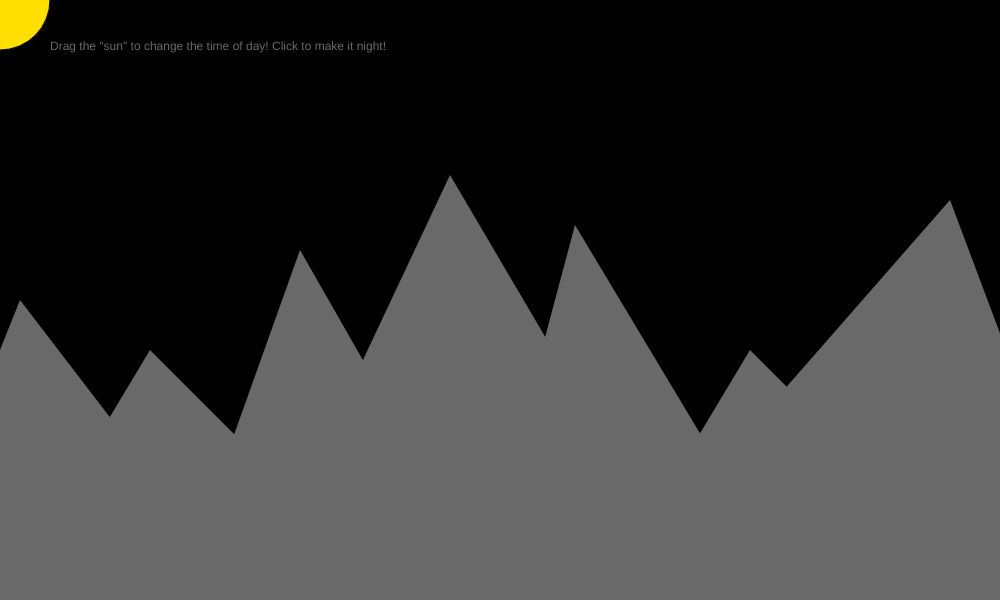
Frame 1 (no input)
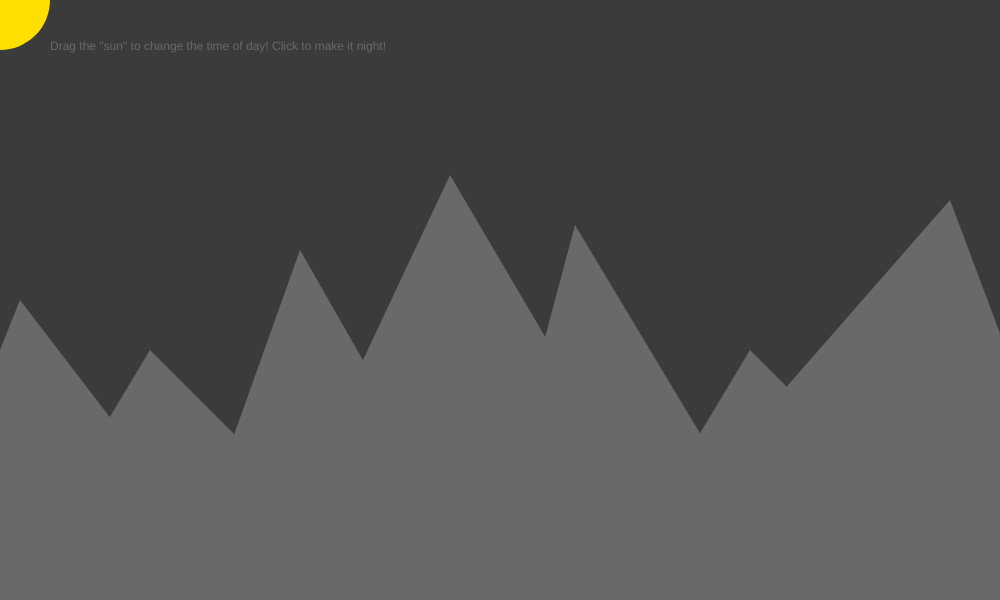
Frame 60 (no input)
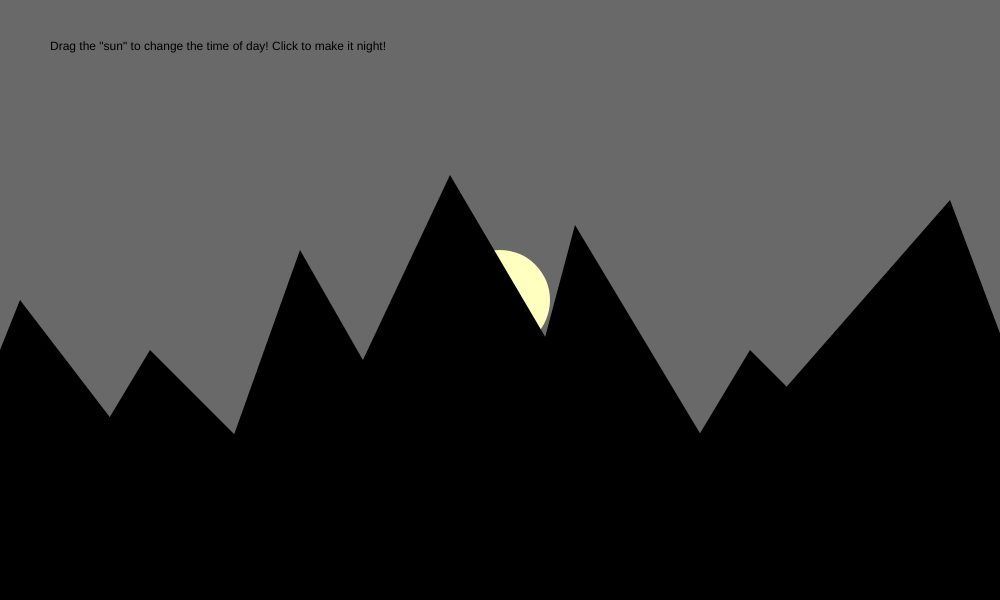
Frame 120 (the mouse pressed at the canvas centre since frame 60)

The p5.js sketch that drew these frames (run headless with seeded random() and noise() and a simulated clock; from frame 60 on, the mouse is pressed at the canvas centre):

// p5.js sketch
// ── sketch.js

// Setup code goes here
function setup() {
  createCanvas(1000, 600);
  noCursor();
 }

//Global variables for sky color
let r = 0;
let g = 0;
let b = 0;
let rx = 0;
let gx = 0;
let bx = 0;

//function that changes the color of the sky
function changeSky() {
  //light blue = (173, 216, 230)
  if(mouseX < 250 && r != 173) { 
  	rx = 173 - r;
  	if(rx <= 0) {
  		r = r - 1;
  	} else {
  		r = r + 1;
  	}
  }
  if(mouseX < 250 && g != 216) {
  	gx = 216 - g;
  	if(gx <= 0) {
  		g = g - 1;
  	} else {
  		g = g + 1;
  	}
  }
  if(mouseX < 250 && b != 230) {
  	bx = 230 - b;
  	if(gx <= 0) {
  		b = b - 1;
  	} else {
  		b = b + 1;
  	}
  }
  
  //sky blue = (0,191,255)
  if(mouseX > 250 && mouseX < 500 && r != 0) { 
  	rx = 0 - r;
  	if(rx <= 0) {
  		r = r - 1;
  	} else {
  		r = r + 1;
  	}
  }
  if(mouseX > 250 && mouseX < 500 && g != 191) {
  	gx = 191 - g;
  	if(gx <= 0) {
  		g = g - 1;
  	} else {
  		g = g + 1;
  	}
  }
  if(mouseX > 250 && mouseX < 500 && b != 255) {
  	bx = 255 - b;
  	if(bx <= 0) {
  		b = b - 1;
  	} else {
  		b = b + 1;
  	}
  }
  
  //orange = (255,165,0) 
  if(mouseX > 500 && mouseX < 750 && r != 255) { 
  	rx = 255 - r;
  	if(rx <= 0) {
  		r = r - 1;
  	} else {
  		r = r + 1;
  	}
  }
  if(mouseX > 500 && mouseX < 750 && g != 165) {
  	gx = 165 - g;
  	if(gx <= 0) {
  		g = g - 1;
  	} else {
  		g = g + 1;
  	}
  }
  if(mouseX > 500 && mouseX < 750 && b != 0) {
  	bx = 0 - b;
  	if(bx <= 0) {
  		b = b - 1;
  	} else {
  		b = b + 1;
  	}
  }
  
  //tomato pink = (255,99,71)
  if(mouseX > 750 && mouseX < 900 && r != 255) { 
  	rx = 255 - r;
  	if(rx <= 0) {
  		r = r - 1;
  	} else {
  		r = r + 1;
  	}
  }
  if(mouseX > 750 && mouseX < 900 && g != 99) {
  	gx = 99 - g;
  	if(gx <= 0) {
  		g = g - 1;
  	} else {
  		g = g + 1;
  	}
  }
  if(mouseX > 750 && mouseX < 900 && b != 71) {
  	bx = 71 - b;
  	if(bx <= 0) {
  		b = b - 1;
  	} else {
  		b = b + 1;
  	}
  }
  
  //indigo (75,0,130)
  if(mouseX > 900 && mouseX < 1000 && r != 75) { 
  	rx = 75 - r;
  	if(rx <= 0) {
  		r = r - 1;
  	} else {
  		r = r + 1;
  	}
  }
  if(mouseX > 900 && mouseX < 1000 && g != 0) {
  	gx = 0 - g;
  	if(gx <= 0) {
  		g = g - 1;
  	} else {
  		g = g + 1;
  	}
  }
  if(mouseX > 900 && mouseX < 1000 && b != 130) {
  	bx = 130 - b;
  	if(bx <= 0) {
  		b = b - 1;
  	} else {
  		b = b + 1;
  	}
  }
  
}

// Draw code goes here
function draw() {
  background(r, g, b);
  
  //Changes the sky color to 'night'
  if(mouseIsPressed) {
    background(105,105,105);
    fill(255,255,191);
    circle(mouseX, mouseY, 100);
    
  } else {
    changeSky();
    fill(255,223,0);
    circle(mouseX, mouseY, 100);
  }


  noStroke();
  
  if(mouseIsPressed) {
    fill(0, 0, 0);
  } else {
    fill(105,105,105);
  }
  
  text('Drag the "sun" to change the time of day! Click to make it night!' , 50, 50);
  triangle(-100, 600, 20, 300, 250, 600);
  triangle(0, 600, 150, 350, 400, 600);
  triangle(175, 600, 300, 250, 500, 600);
  triangle(250, 600, 450, 175, 700, 600);
  triangle(475, 600, 575, 225, 800, 600);
  triangle(1000, 600, 750, 350, 600, 600);
  triangle(1100, 600, 950, 200, 600, 600);

}
